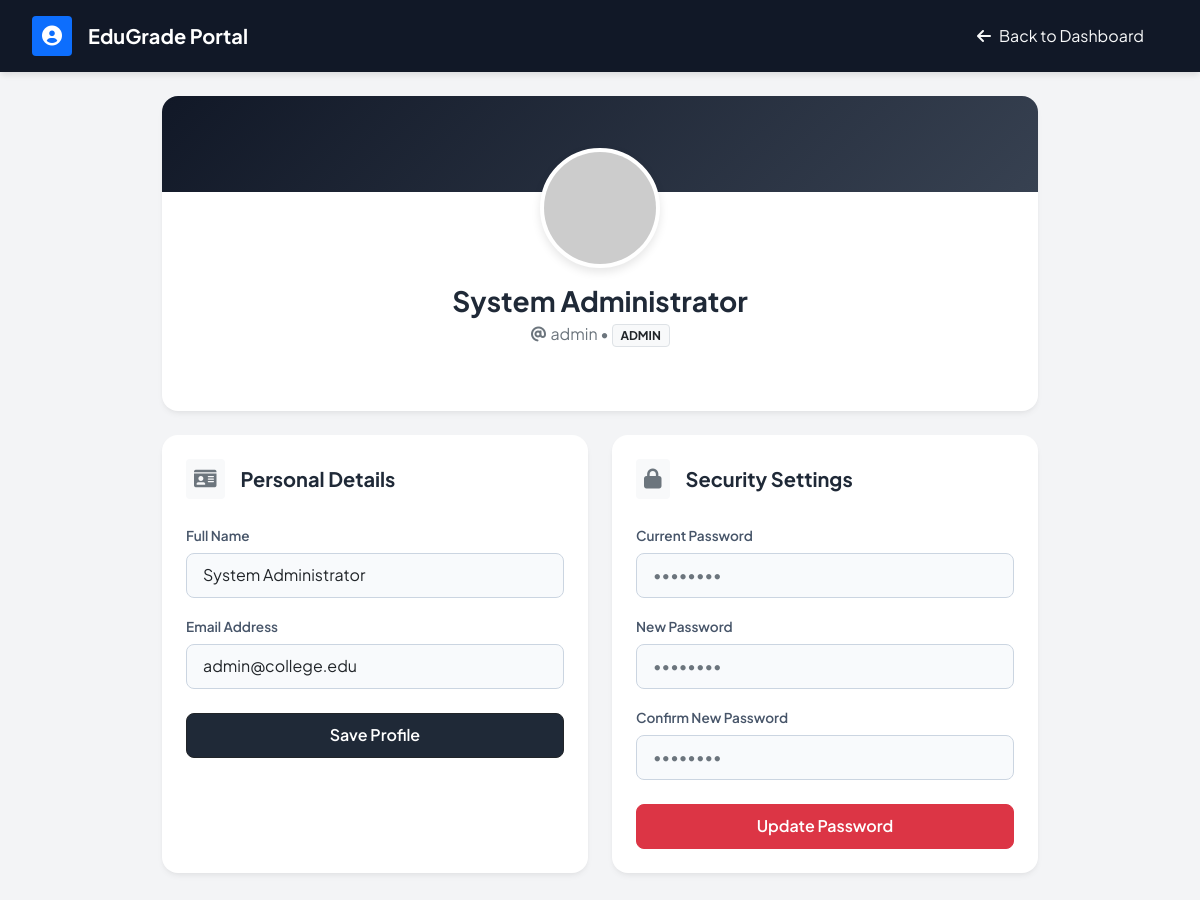
/profile.php (signed in), run on the app's committed database.
### tables this page shows
CREATE TABLE `users` (
  `id` int(11) NOT NULL,
  `username` varchar(50) NOT NULL,
  `password` varchar(255) NOT NULL,
  `full_name` varchar(100) NOT NULL,
  `email` varchar(100) DEFAULT NULL,
  `role` enum('student','faculty','admin') DEFAULT 'student',
  `created_at` timestamp NOT NULL DEFAULT current_timestamp()
);

### config.php (called while the page is built, shortened)
<?php
function isStudent() {
    return isset($_SESSION['role']) && $_SESSION['role'] == 'student';
}
?>

### profile.php (the view, shortened to what this page needs)
<?php
require_once 'config.php';
$user_id = $_SESSION['user_id'];
$stmt = $pdo->prepare("SELECT username, full_name, email, role FROM users WHERE id = ?");
$stmt->execute([$user_id]);
$user = $stmt->fetch();
$dashboard_link = isStudent() ? 'student_dashboard.php' : 'faculty_dashboard.php';
$btn_class = isStudent() ? 'btn-indigo' : 'btn-dark';
?>
<!DOCTYPE html>
<html lang="en">
<head>
    <link href="https://cdn.jsdelivr.net/npm/bootstrap@5.1.3/dist/css/bootstrap.min.css" rel="stylesheet">
    <link rel="stylesheet" href="https://cdnjs.cloudflare.com/ajax/libs/font-awesome/6.0.0/css/all.min.css">
</head>
<body>
    <nav class="top-navbar d-flex justify-content-between align-items-center mb-4">
        <div class="d-flex align-items-center">
            <div class="bg-primary text-white rounded p-2 me-3 d-flex align-items-center justify-content-center" style="width: 40px; height: 40px;">
                <i class="fas fa-user-circle fs-5"></i>
            </div>
            <h5 class="mb-0 fw-bold">EduGrade Portal</h5>
        </div>
        <div>
            <a href="<?php echo $dashboard_link; ?>" class="btn btn-outline-light rounded-pill px-4 fw-semibold border-0">
                <i class="fas fa-arrow-left me-2"></i>Back to Dashboard
            </a>
        </div>
    </nav>
    <div class="container pb-5" style="max-width: 900px;">
        <div class="card card-modern mb-4">
            <div class="profile-header"></div>
            <div class="card-body px-5 pb-5 text-center">
                <img src="https://ui-avatars.com/api/?name=<?php echo urlencode($user['full_name']); ?>&background=f1f5f9&color=1e293b&size=256" class="profile-avatar mb-3" alt="Profile">
                <h3 class="fw-bold mb-1"><?php echo htmlspecialchars($user['full_name']); ?></h3>
                <p class="text-muted mb-3"><i class="fas fa-at me-1"></i><?php echo htmlspecialchars($user['username']); ?> • <span class="badge bg-light text-dark border text-uppercase"><?php echo htmlspecialchars($user['role']); ?></span></p>
            </div>
        </div>
        <div class="row g-4">
            <div class="col-md-6">
                <div class="card card-modern h-100">
                    <div class="card-body p-4">
                        <div class="d-flex align-items-center mb-4">
                            <div class="bg-light text-secondary rounded p-2 me-3">
                                <i class="fas fa-id-card fa-lg"></i>
                            </div>
                            <h5 class="fw-bold mb-0">Personal Details</h5>
                        </div>
                        <form method="POST">
                            <div class="mb-3">
                                <label class="form-label">Full Name</label>
                                <input type="text" name="full_name" class="form-control" value="<?php echo htmlspecialchars($user['full_name']); ?>" required>
                            </div>
                            <div class="mb-4">
                                <label class="form-label">Email Address</label>
                                <input type="email" name="email" class="form-control" value="<?php echo htmlspecialchars($user['email']); ?>" placeholder="Not provided">
                            </div>
                            <button type="submit" name="update_profile" class="btn <?php echo $btn_class; ?> w-100">
                                Save Profile
                            </button>
                        </form>
                    </div>
                </div>
            </div>
            <div class="col-md-6">
                <div class="card card-modern h-100">
                    <div class="card-body p-4">
                        <div class="d-flex align-items-center mb-4">
                            <div class="bg-light text-secondary rounded p-2 me-3">
                                <i class="fas fa-lock fa-lg"></i>
                            </div>
                            <h5 class="fw-bold mb-0">Security Settings</h5>
                        </div>
                        <form method="POST">
                            <div class="mb-3">
                                <label class="form-label">Current Password</label>
                                <input type="password" name="current_password" class="form-control" placeholder="••••••••" required>
                            </div>
                            <div class="mb-3">
                                <label class="form-label">New Password</label>
                                <input type="password" name="new_password" class="form-control" placeholder="••••••••" required minlength="6">
                            </div>
                            <div class="mb-4">
                                <label class="form-label">Confirm New Password</label>
                                <input type="password" name="confirm_password" class="form-control" placeholder="••••••••" required minlength="6">
                            </div>
                            <button type="submit" name="change_password" class="btn btn-danger w-100" style="border-radius: 8px; font-weight: 600; padding: 0.6rem 1.2rem;">
                                Update Password
                            </button>
                        </form>
                    </div>
                </div>
            </div>
        </div>
    </div>
</body>
</html>

### data on the page
users: full_name "System Administrator", username "admin", role "ADMIN", email "admin@college.edu"
